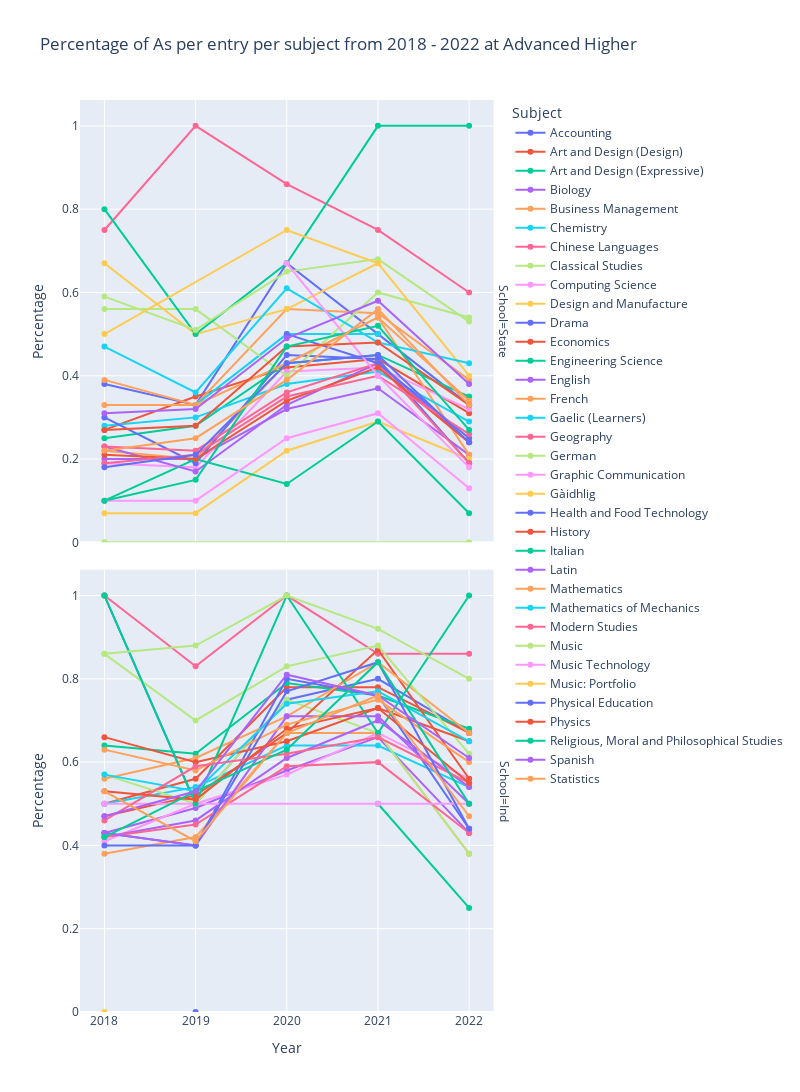

The cell this chart's notebook holds for it:
### Code cell
# Plot graph

# Create a list of subjects in alphabetical order
subjects = sorted(dfc['Subject'].unique())
years = sorted(dfc['Year'].unique())

fig = px.line(dfc, x = "Year", y = "Count", 
                color = "Subject",
                facet_row = 'School',
                width = 800,
                height = 1150,
                category_orders = {'Subject' : subjects, 'Year' : years},
                labels = {"Count": "Percentage"},
                title = 'Percentage of As per entry per subject from 2018 - 2022 at ' + level_label
                )

fig.update_traces(mode = "markers+lines")

fig.update_yaxes(matches=None, rangemode = "tozero")

filename = 'As_percentage_line' + '_' + level

fig.write_html('./graphs/' + filename  + '.html')

fig.show()

### Figure 1 — Plotly figure (JSON) as saved in the notebook; plotly's stock layout.template omitted (floating-point values rounded to 4 significant figures)
{"data": [{"hovertemplate": "Subject=Accounting<br>School=State<br>Year=%{x}<br>Percentage=%{y}<extra></extra>", "legendgroup": "Accounting", "line": {"color": "#636efa", "dash": "solid"}, "marker": {"symbol": "circle"}, "mode": "markers+lines", "name": "Accounting", "orientation": "v", "showlegend": true, "type": "scatter", "x": ["2022", "2021", "2020", "2019", "2018"], "xaxis": "x2", "y": [0.33, 0.5, 0.67, 0.33, 0.38], "yaxis": "y2"}, {"hovertemplate": "Subject=Accounting<br>School=Ind<br>Year=%{x}<br>Percentage=%{y}<extra></extra>", "legendgroup": "Accounting", "line": {"color": "#636efa", "dash": "solid"}, "marker": {"symbol": "circle"}, "mode": "markers+lines", "name": "Accounting", "orientation": "v", "showlegend": false, "type": "scatter", "x": ["2022", "2021", "2020", "2019", "2018"], "xaxis": "x", "y": [0.67, 0.8, 0.75, 0.5, 1], "yaxis": "y"}, {"hovertemplate": "Subject=Art and Design (Design)<br>School=State<br>Year=%{x}<br>Percentage=%{y}<extra></extra>", "legendgroup": "Art and Design (Design)", "line": {"color": "#EF553B", "dash": "solid"}, "marker": {"symbol": "circle"}, "mode": "markers+lines", "name": "Art and Design (Design)", "orientation": "v", "showlegend": true, "type": "scatter", "x": ["2022", "2021", "2020", "2019", "2018"], "xaxis": "x2", "y": [0.31, 0.44, 0.42, 0.35, 0.27], "yaxis": "y2"}, {"hovertemplate": "Subject=Art and Design (Design)<br>School=Ind<br>Year=%{x}<br>Percentage=%{y}<extra></extra>", "legendgroup": "Art and Design (Design)", "line": {"color": "#EF553B", "dash": "solid"}, "marker": {"symbol": "circle"}, "mode": "markers+lines", "name": "Art and Design (Design)", "orientation": "v", "showlegend": false, "type": "scatter", "x": ["2022", "2021", "2020", "2019", "2018"], "xaxis": "x", "y": [0.67, 0.78, 0.78, 0.56, 0.5], "yaxis": "y"}, {"hovertemplate": "Subject=Art and Design (Expressive)<br>School=State<br>Year=%{x}<br>Percentage=%{y}<extra></extra>", "legendgroup": "Art and Design (Expressive)", "line": {"color": "#00cc96", "dash": "solid"}, "marker": {"symbol": "circle"}, "mode": "markers+lines", "name": "Art and Design (Expressive)", "orientation": "v", "showlegend": true, "type": "scatter", "x": ["2022", "2021", "2020", "2019", "2018"], "xaxis": "x2", "y": [0.35, 0.45, 0.43, 0.28, 0.25], "yaxis": "y2"}, {"hovertemplate": "Subject=Art and Design (Expressive)<br>School=Ind<br>Year=%{x}<br>Percentage=%{y}<extra></extra>", "legendgroup": "Art and Design (Expressive)", "line": {"color": "#00cc96", "dash": "solid"}, "marker": {"symbol": "circle"}, "mode": "markers+lines", "name": "Art and Design (Expressive)", "orientation": "v", "showlegend": false, "type": "scatter", "x": ["2022", "2021", "2020", "2019", "2018"], "xaxis": "x", "y": [0.68, 0.76, 0.79, 0.62, 0.64], "yaxis": "y"}, {"hovertemplate": "Subject=Biology<br>School=State<br>Year=%{x}<br>Percentage=%{y}<extra></extra>", "legendgroup": "Biology", "line": {"color": "#ab63fa", "dash": "solid"}, "marker": {"symbol": "circle"}, "mode": "markers+lines", "name": "Biology", "orientation": "v", "showlegend": true, "type": "scatter", "x": ["2022", "2021", "2020", "2019", "2018"], "xaxis": "x2", "y": [0.21, 0.37, 0.32, 0.2, 0.2], "yaxis": "y2"}, {"hovertemplate": "Subject=Biology<br>School=Ind<br>Year=%{x}<br>Percentage=%{y}<extra></extra>", "legendgroup": "Biology", "line": {"color": "#ab63fa", "dash": "solid"}, "marker": {"symbol": "circle"}, "mode": "markers+lines", "name": "Biology", "orientation": "v", "showlegend": false, "type": "scatter", "x": ["2022", "2021", "2020", "2019", "2018"], "xaxis": "x", "y": [0.43, 0.66, 0.58, 0.49, 0.43], "yaxis": "y"}, {"hovertemplate": "Subject=Business Management<br>School=State<br>Year=%{x}<br>Percentage=%{y}<extra></extra>", "legendgroup": "Business Management", "line": {"color": "#FFA15A", "dash": "solid"}, "marker": {"symbol": "circle"}, "mode": "markers+lines", "name": "Business Management", "orientation": "v", "showlegend": true, "type": "scatter", "x": ["2022", "2021", "2020", "2019", "2018"], "xaxis": "x2", "y": [0.21, 0.54, 0.43, 0.2, 0.22], "yaxis": "y2"}, {"hovertemplate": "Subject=Business Management<br>School=Ind<br>Year=%{x}<br>Percentage=%{y}<extra></extra>", "legendgroup": "Business Management", "line": {"color": "#FFA15A", "dash": "solid"}, "marker": {"symbol": "circle"}, "mode": "markers+lines", "name": "Business Management", "orientation": "v", "showlegend": false, "type": "scatter", "x": ["2022", "2021", "2020", "2019", "2018"], "xaxis": "x", "y": [0.38, 0.67, 0.67, 0.42, 0.38], "yaxis": "y"}, {"hovertemplate": "Subject=Chemistry<br>School=State<br>Year=%{x}<br>Percentage=%{y}<extra></extra>", "legendgroup": "Chemistry", "line": {"color": "#19d3f3", "dash": "solid"}, "marker": {"symbol": "circle"}, "mode": "markers+lines", "name": "Chemistry", "orientation": "v", "showlegend": true, "type": "scatter", "x": ["2022", "2021", "2020", "2019", "2018"], "xaxis": "x2", "y": [0.29, 0.41, 0.38, 0.3, 0.28], "yaxis": "y2"}, {"hovertemplate": "Subject=Chemistry<br>School=Ind<br>Year=%{x}<br>Percentage=%{y}<extra></extra>", "legendgroup": "Chemistry", "line": {"color": "#19d3f3", "dash": "solid"}, "marker": {"symbol": "circle"}, "mode": "markers+lines", "name": "Chemistry", "orientation": "v", "showlegend": false, "type": "scatter", "x": ["2022", "2021", "2020", "2019", "2018"], "xaxis": "x", "y": [0.54, 0.64, 0.64, 0.54, 0.5], "yaxis": "y"}, {"hovertemplate": "Subject=Chinese Languages<br>School=State<br>Year=%{x}<br>Percentage=%{y}<extra></extra>", "legendgroup": "Chinese Languages", "line": {"color": "#FF6692", "dash": "solid"}, "marker": {"symbol": "circle"}, "mode": "markers+lines", "name": "Chinese Languages", "orientation": "v", "showlegend": true, "type": "scatter", "x": ["2022", "2021", "2020", "2019", "2018"], "xaxis": "x2", "y": [0.6, 0.75, 0.86, 1, 0.75], "yaxis": "y2"}, {"hovertemplate": "Subject=Chinese Languages<br>School=Ind<br>Year=%{x}<br>Percentage=%{y}<extra></extra>", "legendgroup": "Chinese Languages", "line": {"color": "#FF6692", "dash": "solid"}, "marker": {"symbol": "circle"}, "mode": "markers+lines", "name": "Chinese Languages", "orientation": "v", "showlegend": false, "type": "scatter", "x": ["2022", "2021", "2020", "2019", "2018"], "xaxis": "x", "y": [0.86, 0.86, 1, 0.83, 1], "yaxis": "y"}, {"hovertemplate": "Subject=Classical Studies<br>School=State<br>Year=%{x}<br>Percentage=%{y}<extra></extra>", "legendgroup": "Classical Studies", "line": {"color": "#B6E880", "dash": "solid"}, "marker": {"symbol": "circle"}, "mode": "markers+lines", "name": "Classical Studies", "orientation": "v", "showlegend": true, "type": "scatter", "x": ["2022", "2018"], "xaxis": "x2", "y": [0, 0], "yaxis": "y2"}, {"hovertemplate": "Subject=Classical Studies<br>School=Ind<br>Year=%{x}<br>Percentage=%{y}<extra></extra>", "legendgroup": "Classical Studies", "line": {"color": "#B6E880", "dash": "solid"}, "marker": {"symbol": "circle"}, "mode": "markers+lines", "name": "Classical Studies", "orientation": "v", "showlegend": false, "type": "scatter", "x": ["2022", "2021", "2020", "2019", "2018"], "xaxis": "x", "y": [0.38, 0.67, 0.75, 0.5, 0.57], "yaxis": "y"}, {"hovertemplate": "Subject=Computing Science<br>School=State<br>Year=%{x}<br>Percentage=%{y}<extra></extra>", "legendgroup": "Computing Science", "line": {"color": "#FF97FF", "dash": "solid"}, "marker": {"symbol": "circle"}, "mode": "markers+lines", "name": "Computing Science", "orientation": "v", "showlegend": true, "type": "scatter", "x": ["2022", "2021", "2020", "2019", "2018"], "xaxis": "x2", "y": [0.32, 0.42, 0.41, 0.18, 0.19], "yaxis": "y2"}, {"hovertemplate": "Subject=Computing Science<br>School=Ind<br>Year=%{x}<br>Percentage=%{y}<extra></extra>", "legendgroup": "Computing Science", "line": {"color": "#FF97FF", "dash": "solid"}, "marker": {"symbol": "circle"}, "mode": "markers+lines", "name": "Computing Science", "orientation": "v", "showlegend": false, "type": "scatter", "x": ["2022", "2021", "2020", "2019", "2018"], "xaxis": "x", "y": [0.56, 0.67, 0.57, 0.5, 0.41], "yaxis": "y"}, {"hovertemplate": "Subject=Design and Manufacture<br>School=State<br>Year=%{x}<br>Percentage=%{y}<extra></extra>", "legendgroup": "Design and Manufacture", "line": {"color": "#FECB52", "dash": "solid"}, "marker": {"symbol": "circle"}, "mode": "markers+lines", "name": "Design and Manufacture", "orientation": "v", "showlegend": true, "type": "scatter", "x": ["2022", "2021", "2020", "2019", "2018"], "xaxis": "x2", "y": [0.2, 0.29, 0.22, 0.07, 0.07], "yaxis": "y2"}, {"hovertemplate": "Subject=Design and Manufacture<br>School=Ind<br>Year=%{x}<br>Percentage=%{y}<extra></extra>", "legendgroup": "Design and Manufacture", "line": {"color": "#FECB52", "dash": "solid"}, "marker": {"symbol": "circle"}, "mode": "markers+lines", "name": "Design and Manufacture", "orientation": "v", "showlegend": false, "type": "scatter", "x": ["2018"], "xaxis": "x", "y": [0], "yaxis": "y"}, {"hovertemplate": "Subject=Drama<br>School=State<br>Year=%{x}<br>Percentage=%{y}<extra></extra>", "legendgroup": "Drama", "line": {"color": "#636efa", "dash": "solid"}, "marker": {"symbol": "circle"}, "mode": "markers+lines", "name": "Drama", "orientation": "v", "showlegend": true, "type": "scatter", "x": ["2022", "2021", "2020", "2019", "2018"], "xaxis": "x2", "y": [0.19, 0.44, 0.45, 0.19, 0.3], "yaxis": "y2"}, {"hovertemplate": "Subject=Drama<br>School=Ind<br>Year=%{x}<br>Percentage=%{y}<extra></extra>", "legendgroup": "Drama", "line": {"color": "#636efa", "dash": "solid"}, "marker": {"symbol": "circle"}, "mode": "markers+lines", "name": "Drama", "orientation": "v", "showlegend": false, "type": "scatter", "x": ["2022", "2021", "2020", "2019", "2018"], "xaxis": "x", "y": [0.44, 0.76, 0.8, 0.4, 0.43], "yaxis": "y"}, {"hovertemplate": "Subject=Economics<br>School=Ind<br>Year=%{x}<br>Percentage=%{y}<extra></extra>", "legendgroup": "Economics", "line": {"color": "#EF553B", "dash": "solid"}, "marker": {"symbol": "circle"}, "mode": "markers+lines", "name": "Economics", "orientation": "v", "showlegend": true, "type": "scatter", "x": ["2022", "2021", "2020", "2019", "2018"], "xaxis": "x", "y": [0.56, 0.87, 0.67, 0.52, 0.47], "yaxis": "y"}, {"hovertemplate": "Subject=Engineering Science<br>School=State<br>Year=%{x}<br>Percentage=%{y}<extra></extra>", "legendgroup": "Engineering Science", "line": {"color": "#00cc96", "dash": "solid"}, "marker": {"symbol": "circle"}, "mode": "markers+lines", "name": "Engineering Science", "orientation": "v", "showlegend": true, "type": "scatter", "x": ["2022", "2021", "2020", "2019", "2018"], "xaxis": "x2", "y": [0.07, 0.29, 0.14, 0.2, 0.1], "yaxis": "y2"}, {"hovertemplate": "Subject=Engineering Science<br>School=Ind<br>Year=%{x}<br>Percentage=%{y}<extra></extra>", "legendgroup": "Engineering Science", "line": {"color": "#00cc96", "dash": "solid"}, "marker": {"symbol": "circle"}, "mode": "markers+lines", "name": "Engineering Science", "orientation": "v", "showlegend": false, "type": "scatter", "x": ["2022", "2021"], "xaxis": "x", "y": [0.25, 0.5], "yaxis": "y"}, {"hovertemplate": "Subject=English<br>School=State<br>Year=%{x}<br>Percentage=%{y}<extra></extra>", "legendgroup": "English", "line": {"color": "#ab63fa", "dash": "solid"}, "marker": {"symbol": "circle"}, "mode": "markers+lines", "name": "English", "orientation": "v", "showlegend": true, "type": "scatter", "x": ["2022", "2021", "2020", "2019", "2018"], "xaxis": "x2", "y": [0.24, 0.43, 0.33, 0.17, 0.23], "yaxis": "y2"}, {"hovertemplate": "Subject=English<br>School=Ind<br>Year=%{x}<br>Percentage=%{y}<extra></extra>", "legendgroup": "English", "line": {"color": "#ab63fa", "dash": "solid"}, "marker": {"symbol": "circle"}, "mode": "markers+lines", "name": "English", "orientation": "v", "showlegend": false, "type": "scatter", "x": ["2022", "2021", "2020", "2019", "2018"], "xaxis": "x", "y": [0.54, 0.7, 0.61, 0.46, 0.42], "yaxis": "y"}, {"hovertemplate": "Subject=French<br>School=State<br>Year=%{x}<br>Percentage=%{y}<extra></extra>", "legendgroup": "French", "line": {"color": "#FFA15A", "dash": "solid"}, "marker": {"symbol": "circle"}, "mode": "markers+lines", "name": "French", "orientation": "v", "showlegend": true, "type": "scatter", "x": ["2022", "2021", "2020", "2019", "2018"], "xaxis": "x2", "y": [0.39, 0.55, 0.56, 0.33, 0.39], "yaxis": "y2"}, {"hovertemplate": "Subject=French<br>School=Ind<br>Year=%{x}<br>Percentage=%{y}<extra></extra>", "legendgroup": "French", "line": {"color": "#FFA15A", "dash": "solid"}, "marker": {"symbol": "circle"}, "mode": "markers+lines", "name": "French", "orientation": "v", "showlegend": false, "type": "scatter", "x": ["2022", "2021", "2020", "2019", "2018"], "xaxis": "x", "y": [0.67, 0.84, 0.71, 0.61, 0.56], "yaxis": "y"}, {"hovertemplate": "Subject=Gaelic (Learners)<br>School=State<br>Year=%{x}<br>Percentage=%{y}<extra></extra>", "legendgroup": "Gaelic (Learners)", "line": {"color": "#19d3f3", "dash": "solid"}, "marker": {"symbol": "circle"}, "mode": "markers+lines", "name": "Gaelic (Learners)", "orientation": "v", "showlegend": true, "type": "scatter", "x": ["2021", "2020", "2019"], "xaxis": "x2", "y": [0.5, 0.5, 0.33], "yaxis": "y2"}, {"hovertemplate": "Subject=Geography<br>School=State<br>Year=%{x}<br>Percentage=%{y}<extra></extra>", "legendgroup": "Geography", "line": {"color": "#FF6692", "dash": "solid"}, "marker": {"symbol": "circle"}, "mode": "markers+lines", "name": "Geography", "orientation": "v", "showlegend": true, "type": "scatter", "x": ["2022", "2021", "2020", "2019", "2018"], "xaxis": "x2", "y": [0.19, 0.43, 0.36, 0.22, 0.23], "yaxis": "y2"}, {"hovertemplate": "Subject=Geography<br>School=Ind<br>Year=%{x}<br>Percentage=%{y}<extra></extra>", "legendgroup": "Geography", "line": {"color": "#FF6692", "dash": "solid"}, "marker": {"symbol": "circle"}, "mode": "markers+lines", "name": "Geography", "orientation": "v", "showlegend": false, "type": "scatter", "x": ["2022", "2021", "2020", "2019", "2018"], "xaxis": "x", "y": [0.43, 0.6, 0.59, 0.45, 0.42], "yaxis": "y"}, {"hovertemplate": "Subject=German<br>School=State<br>Year=%{x}<br>Percentage=%{y}<extra></extra>", "legendgroup": "German", "line": {"color": "#B6E880", "dash": "solid"}, "marker": {"symbol": "circle"}, "mode": "markers+lines", "name": "German", "orientation": "v", "showlegend": true, "type": "scatter", "x": ["2022", "2021", "2020", "2019", "2018"], "xaxis": "x2", "y": [0.54, 0.6, 0.4, 0.56, 0.56], "yaxis": "y2"}, {"hovertemplate": "Subject=German<br>School=Ind<br>Year=%{x}<br>Percentage=%{y}<extra></extra>", "legendgroup": "German", "line": {"color": "#B6E880", "dash": "solid"}, "marker": {"symbol": "circle"}, "mode": "markers+lines", "name": "German", "orientation": "v", "showlegend": false, "type": "scatter", "x": ["2022", "2021", "2020", "2019", "2018"], "xaxis": "x", "y": [0.62, 0.88, 0.83, 0.7, 0.86], "yaxis": "y"}, {"hovertemplate": "Subject=Graphic Communication<br>School=State<br>Year=%{x}<br>Percentage=%{y}<extra></extra>", "legendgroup": "Graphic Communication", "line": {"color": "#FF97FF", "dash": "solid"}, "marker": {"symbol": "circle"}, "mode": "markers+lines", "name": "Graphic Communication", "orientation": "v", "showlegend": true, "type": "scatter", "x": ["2022", "2021", "2020", "2019", "2018"], "xaxis": "x2", "y": [0.13, 0.31, 0.25, 0.1, 0.1], "yaxis": "y2"}, {"hovertemplate": "Subject=Graphic Communication<br>School=Ind<br>Year=%{x}<br>Percentage=%{y}<extra></extra>", "legendgroup": "Graphic Communication", "line": {"color": "#FF97FF", "dash": "solid"}, "marker": {"symbol": "circle"}, "mode": "markers+lines", "name": "Graphic Communication", "orientation": "v", "showlegend": false, "type": "scatter", "x": ["2022", "2021", "2018"], "xaxis": "x", "y": [0.5, 0.5, 0.5], "yaxis": "y"}, {"hovertemplate": "Subject=Gàidhlig<br>School=State<br>Year=%{x}<br>Percentage=%{y}<extra></extra>", "legendgroup": "Gàidhlig", "line": {"color": "#FECB52", "dash": "solid"}, "marker": {"symbol": "circle"}, "mode": "markers+lines", "name": "Gàidhlig", "orientation": "v", "showlegend": true, "type": "scatter", "x": ["2022", "2021", "2020", "2019", "2018"], "xaxis": "x2", "y": [0.4, 0.67, 0.56, 0.5, 0.67], "yaxis": "y2"}, {"hovertemplate": "Subject=Health and Food Technology<br>School=State<br>Year=%{x}<br>Percentage=%{y}<extra></extra>", "legendgroup": "Health and Food Technology", "line": {"color": "#636efa", "dash": "solid"}, "marker": {"symbol": "circle"}, "mode": "markers+lines", "name": "Health and Food Technology", "orientation": "v", "showlegend": true, "type": "scatter", "x": ["2022", "2021", "2020"], "xaxis": "x2", "y": [0.25, 0.43, 0.5], "yaxis": "y2"}, {"hovertemplate": "Subject=Health and Food Technology<br>School=Ind<br>Year=%{x}<br>Percentage=%{y}<extra></extra>", "legendgroup": "Health and Food Technology", "line": {"color": "#636efa", "dash": "solid"}, "marker": {"symbol": "circle"}, "mode": "markers+lines", "name": "Health and Food Technology", "orientation": "v", "showlegend": false, "type": "scatter", "x": ["2019"], "xaxis": "x", "y": [0], "yaxis": "y"}, {"hovertemplate": "Subject=History<br>School=State<br>Year=%{x}<br>Percentage=%{y}<extra></extra>", "legendgroup": "History", "line": {"color": "#EF553B", "dash": "solid"}, "marker": {"symbol": "circle"}, "mode": "markers+lines", "name": "History", "orientation": "v", "showlegend": true, "type": "scatter", "x": ["2022", "2021", "2020", "2019", "2018"], "xaxis": "x2", "y": [0.24, 0.42, 0.34, 0.2, 0.21], "yaxis": "y2"}, {"hovertemplate": "Subject=History<br>School=Ind<br>Year=%{x}<br>Percentage=%{y}<extra></extra>", "legendgroup": "History", "line": {"color": "#EF553B", "dash": "solid"}, "marker": {"symbol": "circle"}, "mode": "markers+lines", "name": "History", "orientation": "v", "showlegend": false, "type": "scatter", "x": ["2022", "2021", "2020", "2019", "2018"], "xaxis": "x", "y": [0.65, 0.73, 0.65, 0.6, 0.66], "yaxis": "y"}, {"hovertemplate": "Subject=Italian<br>School=State<br>Year=%{x}<br>Percentage=%{y}<extra></extra>", "legendgroup": "Italian", "line": {"color": "#00cc96", "dash": "solid"}, "marker": {"symbol": "circle"}, "mode": "markers+lines", "name": "Italian", "orientation": "v", "showlegend": true, "type": "scatter", "x": ["2022", "2021", "2020", "2019", "2018"], "xaxis": "x2", "y": [1, 1, 0.67, 0.5, 0.8], "yaxis": "y2"}, {"hovertemplate": "Subject=Italian<br>School=Ind<br>Year=%{x}<br>Percentage=%{y}<extra></extra>", "legendgroup": "Italian", "line": {"color": "#00cc96", "dash": "solid"}, "marker": {"symbol": "circle"}, "mode": "markers+lines", "name": "Italian", "orientation": "v", "showlegend": false, "type": "scatter", "x": ["2022", "2021", "2020", "2019", "2018"], "xaxis": "x", "y": [1, 0.67, 1, 0.5, 1], "yaxis": "y"}, {"hovertemplate": "Subject=Latin<br>School=Ind<br>Year=%{x}<br>Percentage=%{y}<extra></extra>", "legendgroup": "Latin", "line": {"color": "#ab63fa", "dash": "solid"}, "marker": {"symbol": "circle"}, "mode": "markers+lines", "name": "Latin", "orientation": "v", "showlegend": true, "type": "scatter", "x": ["2022", "2021", "2020", "2019", "2018"], "xaxis": "x", "y": [0.5, 0.71, 0.71, 0.4, 0.43], "yaxis": "y"}, {"hovertemplate": "Subject=Mathematics<br>School=State<br>Year=%{x}<br>Percentage=%{y}<extra></extra>", "legendgroup": "Mathematics", "line": {"color": "#FFA15A", "dash": "solid"}, "marker": {"symbol": "circle"}, "mode": "markers+lines", "name": "Mathematics", "orientation": "v", "showlegend": true, "type": "scatter", "x": ["2022", "2021", "2020", "2019", "2018"], "xaxis": "x2", "y": [0.34, 0.54, 0.43, 0.33, 0.33], "yaxis": "y2"}, {"hovertemplate": "Subject=Mathematics<br>School=Ind<br>Year=%{x}<br>Percentage=%{y}<extra></extra>", "legendgroup": "Mathematics", "line": {"color": "#FFA15A", "dash": "solid"}, "marker": {"symbol": "circle"}, "mode": "markers+lines", "name": "Mathematics", "orientation": "v", "showlegend": false, "type": "scatter", "x": ["2022", "2021", "2020", "2019", "2018"], "xaxis": "x", "y": [0.6, 0.75, 0.69, 0.58, 0.63], "yaxis": "y"}, {"hovertemplate": "Subject=Mathematics of Mechanics<br>School=State<br>Year=%{x}<br>Percentage=%{y}<extra></extra>", "legendgroup": "Mathematics of Mechanics", "line": {"color": "#19d3f3", "dash": "solid"}, "marker": {"symbol": "circle"}, "mode": "markers+lines", "name": "Mathematics of Mechanics", "orientation": "v", "showlegend": true, "type": "scatter", "x": ["2022", "2021", "2020", "2019", "2018"], "xaxis": "x2", "y": [0.43, 0.48, 0.61, 0.36, 0.47], "yaxis": "y2"}, {"hovertemplate": "Subject=Mathematics of Mechanics<br>School=Ind<br>Year=%{x}<br>Percentage=%{y}<extra></extra>", "legendgroup": "Mathematics of Mechanics", "line": {"color": "#19d3f3", "dash": "solid"}, "marker": {"symbol": "circle"}, "mode": "markers+lines", "name": "Mathematics of Mechanics", "orientation": "v", "showlegend": false, "type": "scatter", "x": ["2022", "2021", "2020", "2019", "2018"], "xaxis": "x", "y": [0.65, 0.77, 0.74, 0.53, 0.57], "yaxis": "y"}, {"hovertemplate": "Subject=Modern Studies<br>School=State<br>Year=%{x}<br>Percentage=%{y}<extra></extra>", "legendgroup": "Modern Studies", "line": {"color": "#FF6692", "dash": "solid"}, "marker": {"symbol": "circle"}, "mode": "markers+lines", "name": "Modern Studies", "orientation": "v", "showlegend": true, "type": "scatter", "x": ["2022", "2021", "2020", "2019", "2018"], "xaxis": "x2", "y": [0.26, 0.4, 0.35, 0.21, 0.19], "yaxis": "y2"}, {"hovertemplate": "Subject=Modern Studies<br>School=Ind<br>Year=%{x}<br>Percentage=%{y}<extra></extra>", "legendgroup": "Modern Studies", "line": {"color": "#FF6692", "dash": "solid"}, "marker": {"symbol": "circle"}, "mode": "markers+lines", "name": "Modern Studies", "orientation": "v", "showlegend": false, "type": "scatter", "x": ["2022", "2021", "2020", "2019", "2018"], "xaxis": "x", "y": [0.55, 0.66, 0.62, 0.59, 0.46], "yaxis": "y"}, {"hovertemplate": "Subject=Music<br>School=State<br>Year=%{x}<br>Percentage=%{y}<extra></extra>", "legendgroup": "Music", "line": {"color": "#B6E880", "dash": "solid"}, "marker": {"symbol": "circle"}, "mode": "markers+lines", "name": "Music", "orientation": "v", "showlegend": true, "type": "scatter", "x": ["2022", "2021", "2020", "2019", "2018"], "xaxis": "x2", "y": [0.53, 0.68, 0.65, 0.51, 0.59], "yaxis": "y2"}, {"hovertemplate": "Subject=Music<br>School=Ind<br>Year=%{x}<br>Percentage=%{y}<extra></extra>", "legendgroup": "Music", "line": {"color": "#B6E880", "dash": "solid"}, "marker": {"symbol": "circle"}, "mode": "markers+lines", "name": "Music", "orientation": "v", "showlegend": false, "type": "scatter", "x": ["2022", "2021", "2020", "2019", "2018"], "xaxis": "x", "y": [0.8, 0.92, 1, 0.88, 0.86], "yaxis": "y"}, {"hovertemplate": "Subject=Music Technology<br>School=State<br>Year=%{x}<br>Percentage=%{y}<extra></extra>", "legendgroup": "Music Technology", "line": {"color": "#FF97FF", "dash": "solid"}, "marker": {"symbol": "circle"}, "mode": "markers+lines", "name": "Music Technology", "orientation": "v", "showlegend": true, "type": "scatter", "x": ["2022", "2021", "2020"], "xaxis": "x2", "y": [0.18, 0.4, 0.67], "yaxis": "y2"}, {"hovertemplate": "Subject=Music: Portfolio<br>School=State<br>Year=%{x}<br>Percentage=%{y}<extra></extra>", "legendgroup": "Music: Portfolio", "line": {"color": "#FECB52", "dash": "solid"}, "marker": {"symbol": "circle"}, "mode": "markers+lines", "name": "Music: Portfolio", "orientation": "v", "showlegend": true, "type": "scatter", "x": ["2021", "2020", "2018"], "xaxis": "x2", "y": [0.67, 0.75, 0.5], "yaxis": "y2"}, {"hovertemplate": "Subject=Physical Education<br>School=State<br>Year=%{x}<br>Percentage=%{y}<extra></extra>", "legendgroup": "Physical Education", "line": {"color": "#636efa", "dash": "solid"}, "marker": {"symbol": "circle"}, "mode": "markers+lines", "name": "Physical Education", "orientation": "v", "showlegend": true, "type": "scatter", "x": ["2022", "2021", "2020", "2019", "2018"], "xaxis": "x2", "y": [0.24, 0.45, 0.43, 0.21, 0.18], "yaxis": "y2"}, {"hovertemplate": "Subject=Physical Education<br>School=Ind<br>Year=%{x}<br>Percentage=%{y}<extra></extra>", "legendgroup": "Physical Education", "line": {"color": "#636efa", "dash": "solid"}, "marker": {"symbol": "circle"}, "mode": "markers+lines", "name": "Physical Education", "orientation": "v", "showlegend": false, "type": "scatter", "x": ["2022", "2021", "2020", "2019", "2018"], "xaxis": "x", "y": [0.44, 0.84, 0.77, 0.4, 0.4], "yaxis": "y"}, {"hovertemplate": "Subject=Physics<br>School=State<br>Year=%{x}<br>Percentage=%{y}<extra></extra>", "legendgroup": "Physics", "line": {"color": "#EF553B", "dash": "solid"}, "marker": {"symbol": "circle"}, "mode": "markers+lines", "name": "Physics", "orientation": "v", "showlegend": true, "type": "scatter", "x": ["2022", "2021", "2020", "2019", "2018"], "xaxis": "x2", "y": [0.33, 0.48, 0.47, 0.28, 0.27], "yaxis": "y2"}, {"hovertemplate": "Subject=Physics<br>School=Ind<br>Year=%{x}<br>Percentage=%{y}<extra></extra>", "legendgroup": "Physics", "line": {"color": "#EF553B", "dash": "solid"}, "marker": {"symbol": "circle"}, "mode": "markers+lines", "name": "Physics", "orientation": "v", "showlegend": false, "type": "scatter", "x": ["2022", "2021", "2020", "2019", "2018"], "xaxis": "x", "y": [0.55, 0.73, 0.68, 0.51, 0.53], "yaxis": "y"}, {"hovertemplate": "Subject=Religious, Moral and Philosophical Studies<br>School=State<br>Year=%{x}<br>Percentage=%{y}<extra></extra>", "legendgroup": "Religious, Moral and Philosophical Studies", "line": {"color": "#00cc96", "dash": "solid"}, "marker": {"symbol": "circle"}, "mode": "markers+lines", "name": "Religious, Moral and Philosophical Studies", "orientation": "v", "showlegend": true, "type": "scatter", "x": ["2022", "2021", "2020", "2019", "2018"], "xaxis": "x2", "y": [0.27, 0.52, 0.47, 0.15, 0.1], "yaxis": "y2"}, {"hovertemplate": "Subject=Religious, Moral and Philosophical Studies<br>School=Ind<br>Year=%{x}<br>Percentage=%{y}<extra></extra>", "legendgroup": "Religious, Moral and Philosophical Studies", "line": {"color": "#00cc96", "dash": "solid"}, "marker": {"symbol": "circle"}, "mode": "markers+lines", "name": "Religious, Moral and Philosophical Studies", "orientation": "v", "showlegend": false, "type": "scatter", "x": ["2022", "2021", "2020", "2019", "2018"], "xaxis": "x", "y": [0.5, 0.84, 0.63, 0.53, 0.42], "yaxis": "y"}, {"hovertemplate": "Subject=Spanish<br>School=State<br>Year=%{x}<br>Percentage=%{y}<extra></extra>", "legendgroup": "Spanish", "line": {"color": "#ab63fa", "dash": "solid"}, "marker": {"symbol": "circle"}, "mode": "markers+lines", "name": "Spanish", "orientation": "v", "showlegend": true, "type": "scatter", "x": ["2022", "2021", "2020", "2019", "2018"], "xaxis": "x2", "y": [0.38, 0.58, 0.49, 0.32, 0.31], "yaxis": "y2"}, {"hovertemplate": "Subject=Spanish<br>School=Ind<br>Year=%{x}<br>Percentage=%{y}<extra></extra>", "legendgroup": "Spanish", "line": {"color": "#ab63fa", "dash": "solid"}, "marker": {"symbol": "circle"}, "mode": "markers+lines", "name": "Spanish", "orientation": "v", "showlegend": false, "type": "scatter", "x": ["2022", "2021", "2020", "2019", "2018"], "xaxis": "x", "y": [0.61, 0.76, 0.81, 0.53, 0.47], "yaxis": "y"}, {"hovertemplate": "Subject=Statistics<br>School=State<br>Year=%{x}<br>Percentage=%{y}<extra></extra>", "legendgroup": "Statistics", "line": {"color": "#FFA15A", "dash": "solid"}, "marker": {"symbol": "circle"}, "mode": "markers+lines", "name": "Statistics", "orientation": "v", "showlegend": true, "type": "scatter", "x": ["2022", "2021", "2020", "2019", "2018"], "xaxis": "x2", "y": [0.33, 0.56, 0.39, 0.25, 0.22], "yaxis": "y2"}, {"hovertemplate": "Subject=Statistics<br>School=Ind<br>Year=%{x}<br>Percentage=%{y}<extra></extra>", "legendgroup": "Statistics", "line": {"color": "#FFA15A", "dash": "solid"}, "marker": {"symbol": "circle"}, "mode": "markers+lines", "name": "Statistics", "orientation": "v", "showlegend": false, "type": "scatter", "x": ["2022", "2021", "2020", "2019", "2018"], "xaxis": "x", "y": [0.47, 0.76, 0.67, 0.41, 0.53], "yaxis": "y"}], "layout": {"annotations": [{"font": {}, "showarrow": false, "text": "School=Ind", "textangle": 90, "x": 0.98, "xanchor": "left", "xref": "paper", "y": 0.2425, "yanchor": "middle", "yref": "paper"}, {"font": {}, "showarrow": false, "text": "School=State", "textangle": 90, "x": 0.98, "xanchor": "left", "xref": "paper", "y": 0.7575, "yanchor": "middle", "yref": "paper"}], "height": 1150, "legend": {"title": {"text": "Subject"}, "tracegroupgap": 0}, "title": {"text": "Percentage of As per entry per subject from 2018 - 2022 at Advanced Higher"}, "width": 800, "xaxis": {"anchor": "y", "categoryarray": ["2018", "2019", "2020", "2021", "2022"], "categoryorder": "array", "domain": [0, 0.98], "title": {"text": "Year"}}, "xaxis2": {"anchor": "y2", "domain": [0, 0.98], "matches": "x", "showticklabels": false}, "yaxis": {"anchor": "x", "domain": [0, 0.485], "rangemode": "tozero", "title": {"text": "Percentage"}}, "yaxis2": {"anchor": "x2", "domain": [0.515, 1], "rangemode": "tozero", "title": {"text": "Percentage"}}}}
